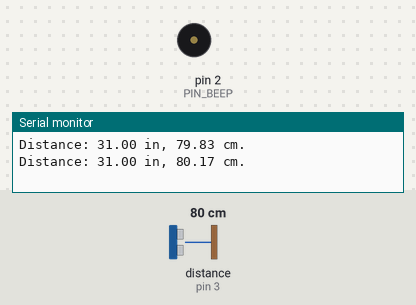
Bench run of a sketch on a simulated Arduino Uno, built with avr-gcc and run on an emulated ATmega328P. Parts: buzzer (waves = sounding), the last lines printed to the serial monitor. Wiring (inferred from the names in the program): ultrasonic range finder: trigger pin 4; echo pin 3. Inputs (shaded band) come from the test bench; at power-on: distance to the obstacle (sensor on pin 3) 80 cm. The echo pulse lasts 58.3 µs per cm.

Above: at 2.8 s.
2.9 s: distance to the obstacle (sensor on pin 3) set to 2 cm
At 4.9 s:
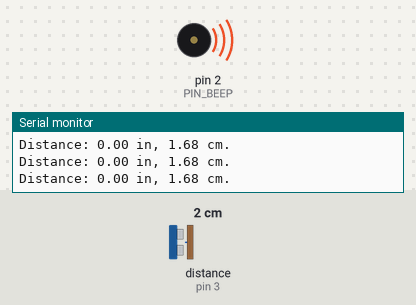
5.6 s: distance to the obstacle (sensor on pin 3) set to 4 cm
At 5.91 s:
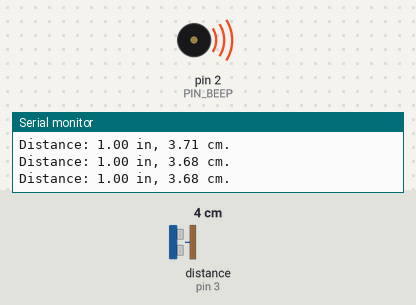
Timing chart, 0 to 15.1 s (numbered marks = the images above; inputs shaded):
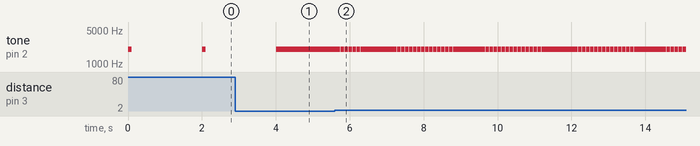

The sketch:

radar.ino
```cpp
#define PIN_BEEP 2
#define PIN_ECHO 3
#define PIN_TRIG 4

#define FREQ 2000
#define BEEP_DUR 100


long duration;
float inches, cm;

void setup() {
  Serial.begin(115200);
  pinMode(PIN_BEEP, OUTPUT);
  pinMode(PIN_TRIG, OUTPUT);
  pinMode(PIN_ECHO, INPUT);

}

void loop() {
  tone(PIN_BEEP, FREQ, BEEP_DUR);
  digitalWrite(PIN_TRIG, LOW);
  delayMicroseconds(5);
  digitalWrite(PIN_TRIG, HIGH);
  delayMicroseconds(10);
  digitalWrite(PIN_TRIG, LOW);

  duration = pulseIn(PIN_ECHO, HIGH);
  cm = (duration / 2) / 29.1;
  inches = (duration / 2) / 74;

  Serial.print("Distance: ");
  Serial.print(inches);
  Serial.print(" in, ");
  Serial.print(cm);
  Serial.println(" cm.");

  delay(clamp(0, duration / 2, 2000));
}


long clamp(long min, long target, long max) {
  if (target <= min) return min;
  if (target >= max) return max;
  return target;
}
```

Measured:
- after the input at 2.9 s, tone on pin 2 (PIN_BEEP): goes on until 4.0 s, then stays 2000 Hz
- after the input at 5.6 s, tone on pin 2 (PIN_BEEP): alternates 2000 Hz for 0.10 s and silent for 0.01 s, starting after 0.15 s
- by itself, tone on pin 2 (PIN_BEEP): alternates 2000 Hz for 0.10 s and silent for 1.9 s
